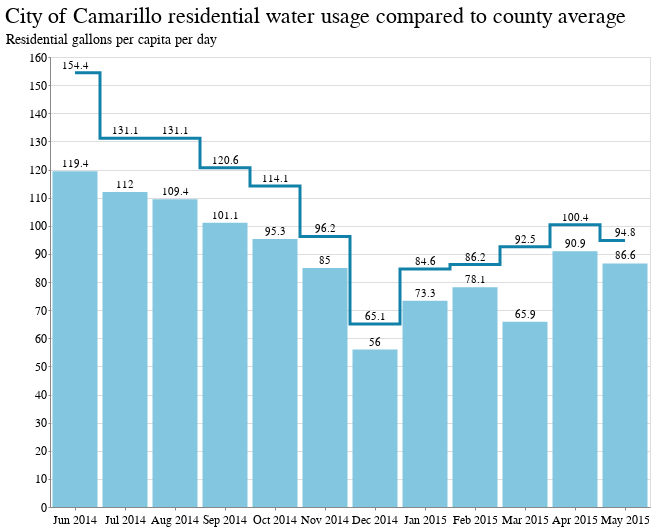

The notebook cell this image was saved under:
### Code cell
agency_name = "Los Angeles City Department of Water And Power"
# agency_name = "East Bay Municipal Utility District"

base = alt.Chart(
    rename_df[
        (rename_df.supplier_name == agency_name)
    ].head(12)
).encode(
    x=alt.X("yearmonth(reporting_month):O").axis(title=""),
    tooltip=["r_gpcd","reporting_month"]
)

bar = base.mark_bar(color="#83c6e0").encode(
    y=alt.Y("r_gpcd", stack=None).axis(title="Residential gallons per capita per day"),
    text="r_gpcd"
)

avg_line = base.mark_line(interpolate='step', color='#1281aa').encode(
    y=alt.Y("county_r_gpcd"),
    text="county_r_gpcd"
)

# goal_line = alt.Chart(pd.DataFrame({'y': [80]})).mark_rule(color="#b75a36",strokeDash=[10,11]).encode(y='y')

(
    bar + 
    avg_line + 
    bar.mark_text(align='center', dy=-7) +
    avg_line.mark_text(align='center', dy=-7)
).properties(title=f"{agency_name} residential water usage compared to county average", width=600)

### Figure 1 — Vega-Lite specification as saved in the notebook (floating-point values rounded to 4 significant figures)
{"config": {"view": {"width": 800, "height": 450}, "background": "#ffffff", "title": {"anchor": "start", "font": "BentonGothic-Bold, sans", "fontColor": "#000000", "fontSize": 22, "fontWeight": "normal"}, "arc": {"fill": "#82c6df"}, "area": {"fill": "#82c6df"}, "line": {"stroke": "#82c6df", "strokeWidth": 3}, "path": {"stroke": "#82c6df"}, "rect": {"fill": "#82c6df"}, "shape": {"stroke": "#82c6df"}, "bar": {"fill": "#82c6df"}, "point": {"stroke": "#82c6df"}, "symbol": {"fill": "#82c6df", "size": 30}, "axis": {"titleFont": "BentonGothic-Bold, sans", "titleFontSize": 14, "titleFontWeight": "normal", "labelFont": "BentonGothic, sans", "labelFontSize": 12, "labelFontWeight": "normal"}, "axisX": {"labelAngle": 0, "labelPadding": 4, "tickSize": 3}, "axisY": {"labelBaseline": "middle", "maxExtent": 45, "minExtent": 45, "tickSize": 2, "titleAlign": "left", "titleAngle": 0, "titleX": -45, "titleY": -11}, "legend": {"titleFont": "BentonGothic-Bold, sans", "titleFontSize": 14, "titleFontWeight": "normal", "symbolType": "square", "labelFont": "BentonGothic, sans", "labelFontSize": 13}, "range": {"category": ["#3580b1", "#ec8431", "#ab7fb4", "#c89d29", "#adc839", "#829eb1"], "diverging": ["#e68a4f", "#f4bb6a", "#f9e39c", "#dadfe2", "#a6b7c6", "#849eae"], "heatmap": ["#fbf2c7", "#f9e39c", "#f8d36e", "#f4bb6a", "#e68a4f", "#d15a40", "#ab4232"], "ordinal": ["#fbf2c7", "#f9e39c", "#f8d36e", "#f4bb6a", "#e68a4f", "#d15a40", "#ab4232"], "ramp": ["#fbf2c7", "#f9e39c", "#f8d36e", "#f4bb6a", "#e68a4f", "#d15a40", "#ab4232"]}}, "layer": [{"mark": {"type": "bar", "color": "#83c6e0"}, "encoding": {"text": {"field": "r_gpcd", "type": "quantitative"}, "tooltip": [{"field": "r_gpcd", "type": "quantitative"}, {"field": "reporting_month", "type": "temporal"}], "x": {"axis": {"title": ""}, "field": "reporting_month", "timeUnit": "yearmonth", "type": "ordinal"}, "y": {"axis": {"title": "Residential gallons per capita per day"}, "field": "r_gpcd", "stack": null, "type": "quantitative"}}}, {"mark": {"type": "line", "color": "#1281aa", "interpolate": "step"}, "encoding": {"text": {"field": "county_r_gpcd", "type": "quantitative"}, "tooltip": [{"field": "r_gpcd", "type": "quantitative"}, {"field": "reporting_month", "type": "temporal"}], "x": {"axis": {"title": ""}, "field": "reporting_month", "timeUnit": "yearmonth", "type": "ordinal"}, "y": {"field": "county_r_gpcd", "type": "quantitative"}}}, {"mark": {"type": "text", "align": "center", "dy": -7}, "encoding": {"text": {"field": "r_gpcd", "type": "quantitative"}, "tooltip": [{"field": "r_gpcd", "type": "quantitative"}, {"field": "reporting_month", "type": "temporal"}], "x": {"axis": {"title": ""}, "field": "reporting_month", "timeUnit": "yearmonth", "type": "ordinal"}, "y": {"axis": {"title": "Residential gallons per capita per day"}, "field": "r_gpcd", "stack": null, "type": "quantitative"}}}, {"mark": {"type": "text", "align": "center", "dy": -7}, "encoding": {"text": {"field": "county_r_gpcd", "type": "quantitative"}, "tooltip": [{"field": "r_gpcd", "type": "quantitative"}, {"field": "reporting_month", "type": "temporal"}], "x": {"axis": {"title": ""}, "field": "reporting_month", "timeUnit": "yearmonth", "type": "ordinal"}, "y": {"field": "county_r_gpcd", "type": "quantitative"}}}], "data": {"name": "data-5c033f1f2b97c81f90e9d70f26f9757c"}, "title": "City of Camarillo residential water usage compared to county average", "width": 600, "$schema": "https://vega.github.io/schema/vega-lite/v5.16.3.json", "datasets": {"data-5c033f1f2b97c81f90e9d70f26f9757c": [{"supplier_name": "City of Camarillo", "reporting_month": "2014-06-01T00:00:00", "org_id": 443.0, "pwsid": "CA5610019", "report_period_end_date": "2014-06-30T00:00:00", "main_county": "Ventura", "hydro_region": "South Coast", "population": 45500.0, "total_water_production": 285400000.0, "potable_supply_minus_sold_minus_ag_gal_flag": NaN, "r_gpcd": 119.4, "res_flag": NaN, "latitude": 34.23, "longitude": -119.1, "regional_r_gpcd": 119.8, "county_r_gpcd": 154.4}, {"supplier_name": "City of Camarillo", "reporting_month": "2014-07-01T00:00:00", "org_id": 443.0, "pwsid": "CA5610019", "report_period_end_date": "2014-07-31T00:00:00", "main_county": "Ventura", "hydro_region": "South Coast", "population": 45500.0, "total_water_production": 291800000.0, "potable_supply_minus_sold_minus_ag_gal_flag": NaN, "r_gpcd": 112.0, "res_flag": NaN, "latitude": 34.23, "longitude": -119.1, "regional_r_gpcd": 117.8, "county_r_gpcd": 131.1}, {"supplier_name": "City of Camarillo", "reporting_month": "2014-08-01T00:00:00", "org_id": 443.0, "pwsid": "CA5610019", "report_period_end_date": "2014-08-31T00:00:00", "main_county": "Ventura", "hydro_region": "South Coast", "population": 45720.0, "total_water_production": 281400000.0, "potable_supply_minus_sold_minus_ag_gal_flag": NaN, "r_gpcd": 109.4, "res_flag": NaN, "latitude": 34.23, "longitude": -119.1, "regional_r_gpcd": 111.1, "county_r_gpcd": 131.1}, {"supplier_name": "City of Camarillo", "reporting_month": "2014-09-01T00:00:00", "org_id": 443.0, "pwsid": "CA5610019", "report_period_end_date": "2014-09-30T00:00:00", "main_county": "Ventura", "hydro_region": "South Coast", "population": 46960.0, "total_water_production": 256400000.0, "potable_supply_minus_sold_minus_ag_gal_flag": NaN, "r_gpcd": 101.1, "res_flag": NaN, "latitude": 34.23, "longitude": -119.1, "regional_r_gpcd": 110.0, "county_r_gpcd": 120.6}, {"supplier_name": "City of Camarillo", "reporting_month": "2014-10-01T00:00:00", "org_id": 443.0, "pwsid": "CA5610019", "report_period_end_date": "2014-10-31T00:00:00", "main_county": "Ventura", "hydro_region": "South Coast", "population": 47210.0, "total_water_production": 247600000.0, "potable_supply_minus_sold_minus_ag_gal_flag": NaN, "r_gpcd": 95.3, "res_flag": NaN, "latitude": 34.23, "longitude": -119.1, "regional_r_gpcd": 102.1, "county_r_gpcd": 114.1}, {"supplier_name": "City of Camarillo", "reporting_month": "2014-11-01T00:00:00", "org_id": 443.0, "pwsid": "CA5610019", "report_period_end_date": "2014-11-30T00:00:00", "main_county": "Ventura", "hydro_region": "South Coast", "population": 47210.0, "total_water_production": 206600000.0, "potable_supply_minus_sold_minus_ag_gal_flag": NaN, "r_gpcd": 85.0, "res_flag": NaN, "latitude": 34.23, "longitude": -119.1, "regional_r_gpcd": 87.4, "county_r_gpcd": 96.2}, {"supplier_name": "City of Camarillo", "reporting_month": "2014-12-01T00:00:00", "org_id": 443.0, "pwsid": "CA5610019", "report_period_end_date": "2014-12-31T00:00:00", "main_county": "Ventura", "hydro_region": "South Coast", "population": 46590.0, "total_water_production": 130800000.0, "potable_supply_minus_sold_minus_ag_gal_flag": NaN, "r_gpcd": 56.0, "res_flag": NaN, "latitude": 34.23, "longitude": -119.1, "regional_r_gpcd": 64.6, "county_r_gpcd": 65.1}, {"supplier_name": "City of Camarillo", "reporting_month": "2015-01-01T00:00:00", "org_id": 443.0, "pwsid": "CA5610019", "report_period_end_date": "2015-01-31T00:00:00", "main_county": "Ventura", "hydro_region": "South Coast", "population": 46640.0, "total_water_production": 173700000.0, "potable_supply_minus_sold_minus_ag_gal_flag": NaN, "r_gpcd": 73.3, "res_flag": NaN, "latitude": 34.23, "longitude": -119.1, "regional_r_gpcd": 72.8, "county_r_gpcd": 84.6}, {"supplier_name": "City of Camarillo", "reporting_month": "2015-02-01T00:00:00", "org_id": 443.0, "pwsid": "CA5610019", "report_period_end_date": "2015-02-28T00:00:00", "main_county": "Ventura", "hydro_region": "South Coast", "population": 46620.0, "total_water_production": 166100000.0, "potable_supply_minus_sold_minus_ag_gal_flag": NaN, "r_gpcd": 78.1, "res_flag": NaN, "latitude": 34.23, "longitude": -119.1, "regional_r_gpcd": 78.7, "county_r_gpcd": 86.2}, {"supplier_name": "City of Camarillo", "reporting_month": "2015-03-01T00:00:00", "org_id": 443.0, "pwsid": "CA5610019", "report_period_end_date": "2015-03-31T00:00:00", "main_county": "Ventura", "hydro_region": "South Coast", "population": 46810.0, "total_water_production": 211600000.0, "potable_supply_minus_sold_minus_ag_gal_flag": NaN, "r_gpcd": 65.9, "res_flag": NaN, "latitude": 34.23, "longitude": -119.1, "regional_r_gpcd": 82.5, "county_r_gpcd": 92.5}, {"supplier_name": "City of Camarillo", "reporting_month": "2015-04-01T00:00:00", "org_id": 443.0, "pwsid": "CA5610019", "report_period_end_date": "2015-04-30T00:00:00", "main_county": "Ventura", "hydro_region": "South Coast", "population": 46740.0, "total_water_production": 221300000.0, "potable_supply_minus_sold_minus_ag_gal_flag": NaN, "r_gpcd": 90.9, "res_flag": NaN, "latitude": 34.23, "longitude": -119.1, "regional_r_gpcd": 89.1, "county_r_gpcd": 100.4}, {"supplier_name": "City of Camarillo", "reporting_month": "2015-05-01T00:00:00", "org_id": 443.0, "pwsid": "CA5610019", "report_period_end_date": "2015-05-31T00:00:00", "main_county": "Ventura", "hydro_region": "South Coast", "population": 46760.0, "total_water_production": 219400000.0, "potable_supply_minus_sold_minus_ag_gal_flag": NaN, "r_gpcd": 86.6, "res_flag": NaN, "latitude": 34.23, "longitude": -119.1, "regional_r_gpcd": 80.5, "county_r_gpcd": 94.8}]}}
